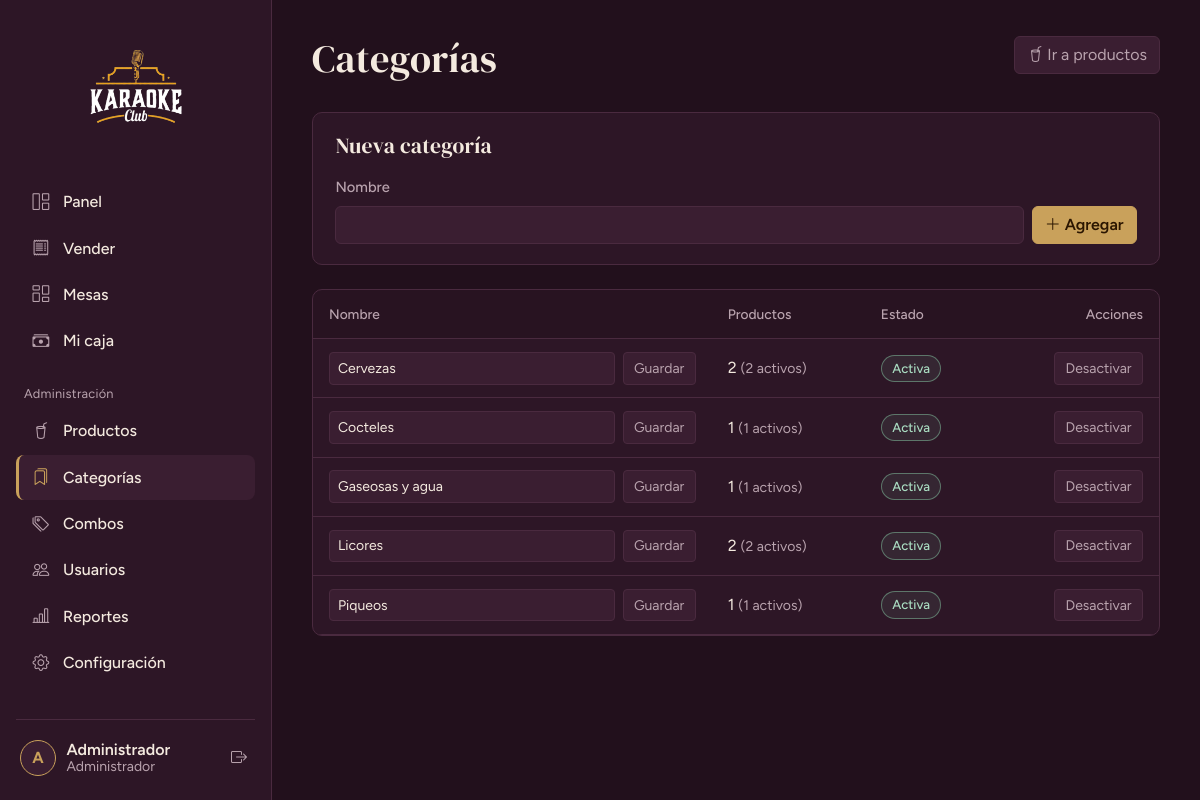
Screenshot of /categorias (signed in) with the database file from the repository.
### tables this page shows
CREATE TABLE IF NOT EXISTS usuarios (
  id          INT UNSIGNED PRIMARY KEY AUTO_INCREMENT,
  rol_id      TINYINT UNSIGNED NOT NULL,
  nombre      VARCHAR(100) NOT NULL,
  usuario     VARCHAR(50)  NOT NULL UNIQUE,
  password    VARCHAR(255) NOT NULL,            
  telefono    VARCHAR(20)  NULL,
  estado      TINYINT(1) NOT NULL DEFAULT 1,    
  ultimo_login DATETIME NULL,
  created_at  TIMESTAMP NOT NULL DEFAULT CURRENT_TIMESTAMP,
  CONSTRAINT fk_usuarios_rol FOREIGN KEY (rol_id) REFERENCES roles(id)
);

CREATE TABLE IF NOT EXISTS categorias (
  id      INT UNSIGNED PRIMARY KEY AUTO_INCREMENT,
  nombre  VARCHAR(80) NOT NULL UNIQUE,
  estado  TINYINT(1) NOT NULL DEFAULT 1
);

### app/core/Controller.php (called while the page is built, shortened)
<?php
abstract class Controller
{
    protected function view(string $view, array $data = [], string $layout = 'main'): void
    {
        extract($data, EXTR_SKIP);
        require APP_PATH . "/views/$view.php";
        $content = ob_get_clean();
        require APP_PATH . "/views/layouts/$layout.php";
    }
    protected function requireAuth(array $roles = []): void
    {
        Auth::refresh();
    }
}

### app/controllers/CategoriasController.php (called while the page is built, shortened)
<?php
class CategoriasController extends Controller
{
    public function __construct()
    {
        $this->requireAuth(['admin']);
    }
    public function index(): void
    {
        $this->view('categorias/index', ['title' => 'Categorías', 'categorias' => Categoria::todas()]);
    }
}

### app/core/Router.php (called while the page is built, shortened)
<?php
class Router
{
    public function dispatch(): void
    {
        try {
            $url   = trim((string) ($_GET['url'] ?? ''), '/');
            $parts = $url === '' ? [] : explode('/', $url);
            $c = strtolower($parts[0]);
            $m = $parts[1] ?? ($c === 'auth' ? 'login' : 'index');
            $params = array_slice($parts, 2);
            $obj = new $class();
            $ref = new ReflectionMethod($obj, $m);
            $ref->invokeArgs($obj, $params);
        } catch (AppException $e) {
            (new ErrorController())->show500($e->getMessage());
        } catch (Throwable $e) {
            error_log((string) $e);
            (new ErrorController())->show500(APP_ENV === 'development' ? $e->getMessage() : null);
        }
    }
}

### public/index.php (called while the page is built, shortened)
<?php
require APP_PATH . '/config/config.php';
spl_autoload_register(function (string $class): void {
    foreach (['core', 'controllers', 'models'] as $dir) {
        $file = APP_PATH . "/$dir/$class.php";
        if (is_file($file)) { require $file; return; }
    }
});
require APP_PATH . '/core/helpers.php';
(new Router())->dispatch();

### app/core/helpers.php (called while the page is built, shortened)
<?php
function e(mixed $v): string { return htmlspecialchars((string) $v, ENT_QUOTES | ENT_SUBSTITUTE, 'UTF-8'); }
function url(string $path = ''): string { return BASE_URL . '/' . ltrim($path, '/'); }
function asset(string $path): string
{
    $file = ROOT_PATH . '/public/' . ltrim($path, '/');
    return url($path) . '?v=' . (is_file($file) ? filemtime($file) : 1);
}
function old(string $key, string $default = ''): string { return e($GLOBALS['_old'][$key] ?? $default); }

### app/core/Database.php (called while the page is built, shortened)
<?php
class Database
{
    private static ?PDO $pdo = null;
    public static function pdo(): PDO
    {
        if (self::$pdo === null) {
            try {
                $dsn = 'mysql:host=' . DB_HOST . ';dbname=' . DB_NAME . ';charset=utf8mb4';
                self::$pdo = new PDO($dsn, DB_USER, DB_PASS, [
                    PDO::ATTR_ERRMODE            => PDO::ERRMODE_EXCEPTION,
                    PDO::ATTR_DEFAULT_FETCH_MODE => PDO::FETCH_ASSOC,
                    PDO::ATTR_EMULATE_PREPARES   => false,
                ]);
                self::$pdo->exec("SET time_zone = '-05:00'");
            } catch (PDOException $e) {
                error_log('DB connect: ' . $e->getMessage());
                throw new AppException('No se pudo conectar a la base de datos. Revisa que MySQL esté encendido en XAMPP y que hayas importado database/karaoke_club.sql.');
            }
        }
        return self::$pdo;
    }
    public static function all(string $sql, array $params = []): array
    {
        $st = self::pdo()->prepare($sql);
        $st->execute($params);
        return $st->fetchAll();
    }
    public static function one(string $sql, array $params = []): ?array
    {
        $st = self::pdo()->prepare($sql);
        $st->execute($params);
        $row = $st->fetch();
        return $row === false ? null : $row;
    }
}

### app/models/Categoria.php (called while the page is built, shortened)
<?php
class Categoria
{
    public static function todas(): array
    {
        return Database::all(
            'SELECT c.id, c.nombre, c.estado, COUNT(p.id) AS productos, COALESCE(SUM(p.estado = 1), 0) AS activos
               FROM categorias c LEFT JOIN productos p ON p.categoria_id = c.id
              GROUP BY c.id, c.nombre, c.estado
              ORDER BY c.estado DESC, c.nombre'
        );
    }
}

### app/models/Config.php (called while the page is built, shortened)
<?php
class Config
{
    private static ?array $cache = null;
    public static function get(string $clave, string $default = ''): string
    {
        if (self::$cache === null) {
            try {
                self::$cache = array_column(Database::all('SELECT clave, valor FROM configuracion'), 'valor', 'clave');
            } catch (Throwable $e) {
                self::$cache = [];
            }
        }
        return self::$cache[$clave] ?? $default;
    }
}

### app/config/menu.php (called while the page is built)
<?php
return [
  ['grupo' => '', 'items' => [
    ['label' => 'Panel',            'icon' => 'bi-grid-1x2',      'route' => 'dashboard', 'roles' => ['admin','cajero']],
    ['label' => 'Vender',           'icon' => 'bi-receipt',       'route' => 'ventas',    'roles' => ['admin','cajero']],
    ['label' => 'Mesas',            'icon' => 'bi-columns-gap',   'route' => 'mesas',     'roles' => ['admin','cajero']],
    ['label' => 'Mi caja',          'icon' => 'bi-cash-stack',    'route' => 'caja',      'roles' => ['admin','cajero']],
  ]],
  ['grupo' => 'Administración', 'items' => [
    ['label' => 'Productos',        'icon' => 'bi-cup-straw',     'route' => 'productos', 'roles' => ['admin']],
    ['label' => 'Categorías',       'icon' => 'bi-bookmarks',     'route' => 'categorias','roles' => ['admin']],
    ['label' => 'Combos',           'icon' => 'bi-tags',          'route' => 'combos',    'roles' => ['admin']],
    ['label' => 'Usuarios',         'icon' => 'bi-people',        'route' => 'usuarios',  'roles' => ['admin']],
    ['label' => 'Reportes',         'icon' => 'bi-bar-chart-line','route' => 'reportes',  'roles' => ['admin']],
    ['label' => 'Configuración',    'icon' => 'bi-gear',          'route' => 'configuracion', 'roles' => ['admin']],
  ]],
];

### app/core/Auth.php (called while the page is built, shortened)
<?php
class Auth
{
    public static function user(): ?array { return $_SESSION['user'] ?? null; }
    public static function id(): int { return (int) ($_SESSION['user']['id'] ?? 0); }
    public static function role(): string { return (string) ($_SESSION['user']['rol'] ?? ''); }
    public static function is(string ...$roles): bool { return in_array(self::role(), $roles, true); }
    public static function refresh(): void
    {
        $u = Usuario::buscarPorId(self::id());
    }
}

### app/models/Usuario.php (called while the page is built, shortened)
<?php
class Usuario
{
    public static function buscarPorId(int $id): ?array
    {
        return Database::one(
            'SELECT u.*, r.nombre AS rol FROM usuarios u JOIN roles r ON r.id = u.rol_id WHERE u.id = ? LIMIT 1',
            [$id]
        );
    }
}

### app/views/categorias/index.php (the view, shortened to what this page needs)
<header class="page-head page-head--actions">
  <div>
    <h1>Categorías</h1>
  </div>
  <a class="btn btn-outline-field" href="<?= url('productos') ?>"><i class="bi bi-cup-straw"></i> Ir a productos</a>
</header>
<section class="panel mb-4">
  <h2 class="panel__title mb-3">Nueva categoría</h2>
  <form method="post" action="<?= url('categorias/guardar') ?>" class="row g-2 align-items-end" autocomplete="off">
    <div class="col-sm">
      <label class="form-label" for="nombre">Nombre</label>
      <input class="form-control" id="nombre" name="nombre" maxlength="80" required value="<?= old('nombre') ?>">
    </div>
    <div class="col-sm-auto"><button class="btn btn-brass w-100" type="submit"><i class="bi bi-plus-lg"></i> Agregar</button></div>
  </form>
</section>
<section class="panel panel--flush">
  <div class="table-responsive">
    <table class="table table-app align-middle mb-0">
      <thead><tr><th>Nombre</th><th>Productos</th><th>Estado</th><th class="text-end">Acciones</th></tr></thead>
      <tbody>
      <?php foreach ($categorias as $c): ?>
        <tr class="<?= (int) $c['estado'] ? '' : 'is-off' ?>">
          <td style="min-width:220px">
            <form method="post" action="<?= url('categorias/actualizar/' . (int) $c['id']) ?>" class="d-flex gap-2" autocomplete="off">
              <input class="form-control form-control-sm" name="nombre" maxlength="80" value="<?= e($c['nombre']) ?>" aria-label="Nombre de la categoría" required>
              <button class="btn btn-sm btn-outline-field" type="submit">Guardar</button>
            </form>
          </td>
          <td><?= (int) $c['productos'] ?> <small class="text-secondary">(<?= (int) $c['activos'] ?> activos)</small></td>
          <td><span class="badge-soft badge-soft--<?= (int) $c['estado'] ? 'ok' : 'off' ?>"><?= (int) $c['estado'] ? 'Activa' : 'Desactivada' ?></span></td>
          <td class="text-end">
            <form method="post" action="<?= url('categorias/estado/' . (int) $c['id']) ?>" class="d-inline"
                  data-confirm="<?= (int) $c['estado'] ? '¿Desactivar ' . e($c['nombre']) . '?' : '¿Activar ' . e($c['nombre']) . '?' ?>"
                  data-confirm-button="Sí, continuar">
              <button class="btn btn-sm btn-outline-field" type="submit"><?= (int) $c['estado'] ? 'Desactivar' : 'Activar' ?></button>
            </form>
          </td>
        </tr>
      <?php endforeach; ?>
      </tbody>
    </table>
  </div>
</section>

### app/views/layouts/main.php (shortened to what this page needs)
<?php
$menu  = require APP_PATH . '/config/menu.php';
$user  = Auth::user();
$local = Config::get('nombre_local', 'Karaoke Club');
$inicial = mb_strtoupper(mb_substr($user['nombre'] ?? '?', 0, 1));
?>
<!doctype html>
<html lang="es" data-bs-theme="dark">
<head>
  <?php include APP_PATH . '/views/layouts/_head.php'; ?>
</head>
<body>
<div class="shell">
  <aside class="sidebar offcanvas-lg offcanvas-start" tabindex="-1" id="sidebar" aria-label="Menú principal">
    <div class="sidebar__brand">
      <img class="brand-logo brand-logo--sidebar" src="<?= asset('assets/logo.png') ?>" alt="<?= e($local) ?>">
    </div>
    <nav class="sidebar__nav">
      <?php foreach ($menu as $grupo):
          $items = array_filter($grupo['items'], fn($i) => in_array(Auth::role(), $i['roles'], true));
          if (!$items) continue; ?>
        <?php if ($grupo['grupo'] !== ''): ?><p class="nav-group"><?= e($grupo['grupo']) ?></p><?php endif; ?>
        <?php foreach ($items as $i):
            $activo = Router::$controller === $i['route']; ?>
          <a class="nav-item-link<?= $activo ? ' is-active' : '' ?>" href="<?= url($i['route']) ?>"<?= $activo ? ' aria-current="page"' : '' ?>>
            <i class="bi <?= e($i['icon']) ?>"></i><span><?= e($i['label']) ?></span>
          </a>
        <?php endforeach; ?>
      <?php endforeach; ?>
    </nav>
    <div class="sidebar__user">
      <a class="user-chip" href="<?= url('perfil') ?>" title="Mi perfil">
        <span class="avatar"><?= e($inicial) ?></span>
        <span class="user-chip__text">
          <strong><?= e($user['nombre']) ?></strong>
          <small><?= Auth::is('admin') ? 'Administrador' : 'Cajero' ?></small>
        </span>
      </a>
      <form method="post" action="<?= url('auth/logout') ?>" data-confirm="¿Cerrar sesión?" data-confirm-button="Sí, salir">
        <button class="btn btn-icon" type="submit" title="Cerrar sesión" aria-label="Cerrar sesión"><i class="bi bi-box-arrow-right"></i></button>
      </form>
    </div>
  </aside>
  <main class="content">
    <?= $content ?>
  </main>
</div>
</body>
</html>

### rows the page displays
usuarios: nombre "A", nombre "Administrador"
categorias: nombre "Cervezas", productos "2", activos "2", estado "Activa"
categorias: nombre "Cocteles", productos "1", activos "1", estado "Activa"
categorias: nombre "Gaseosas y agua", productos "1", activos "1", estado "Activa"
categorias: nombre "Licores", productos "2", activos "2", estado "Activa"
categorias: nombre "Piqueos", productos "1", activos "1", estado "Activa"

### other values shown
$i['label'] "Panel"
$i['label'] "Vender"
$i['label'] "Mesas"
$i['label'] "Mi caja"
$grupo['grupo'] "Administración"
$i['label'] "Productos"
$i['label'] "Categorías"
$i['label'] "Combos"
$i['label'] "Usuarios"
$i['label'] "Reportes"
$i['label'] "Configuración"
